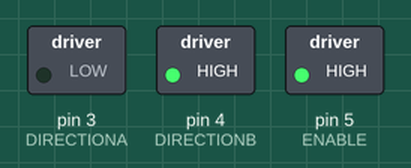
Simulated run of this sketch. Board: Arduino Uno, built with avr-gcc and run on an emulated ATmega328P. Shown: switched loads named in the sketch (green lamp = pin HIGH).

Above: at 0.2 s.
At 1.7 s:
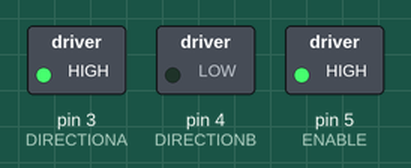
Timing chart, 0 to 3.0 s (numbered marks = the images above):
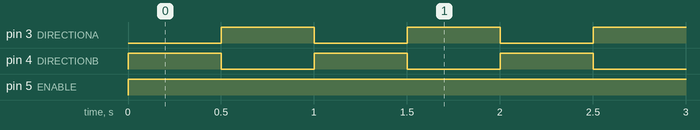

The sketch:

Learning_DC_Motors.ino
```cpp
#define ENABLE 5 //pin that tells the motor to turn on wiht intensity
#define DIRECTIONA 3
#define DIRECTIONB 4

void setup() {
  // put your setup code here, to run once:
pinMode(ENABLE, OUTPUT);
pinMode(DIRECTIONA, OUTPUT);
pinMode(DIRECTIONB, OUTPUT);


}

void loop() {
 digitalWrite(ENABLE, 50); //speed is between 0 - 255
 digitalWrite(DIRECTIONA, LOW);
 digitalWrite(DIRECTIONB, HIGH);
 delay(500);
 digitalWrite(DIRECTIONA, HIGH);
 digitalWrite(DIRECTIONB, LOW);
  delay(500);

}
```

Measured:
- by itself, pin 3 (DIRECTIONA), pin 4 (DIRECTIONB): alternates HIGH for 0.50 s and LOW for 0.50 s
- by itself, pin 5 (ENABLE): LOW → HIGH at 0.00 s
